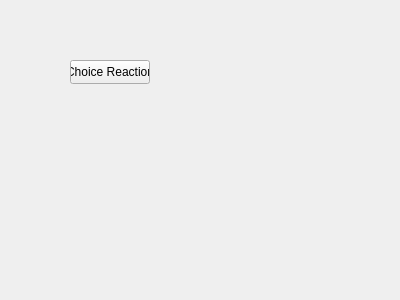
<?xml version="1.0" encoding="UTF-8"?>
<ui version="4.0">
 <class>ChoiceReactionSettingsWidget</class>
 <widget class="QWidget" name="ChoiceReactionSettingsWidget">
  <property name="geometry">
   <rect>
    <x>0</x>
    <y>0</y>
    <width>400</width>
    <height>300</height>
   </rect>
  </property>
  <property name="windowTitle">
   <string>Form</string>
  </property>
  <widget class="QPushButton" name="pushButton">
   <property name="geometry">
    <rect>
     <x>70</x>
     <y>60</y>
     <width>80</width>
     <height>24</height>
    </rect>
   </property>
   <property name="text">
    <string>Choice Reaction</string>
   </property>
  </widget>
 </widget>
 <resources/>
 <connections/>
</ui>
